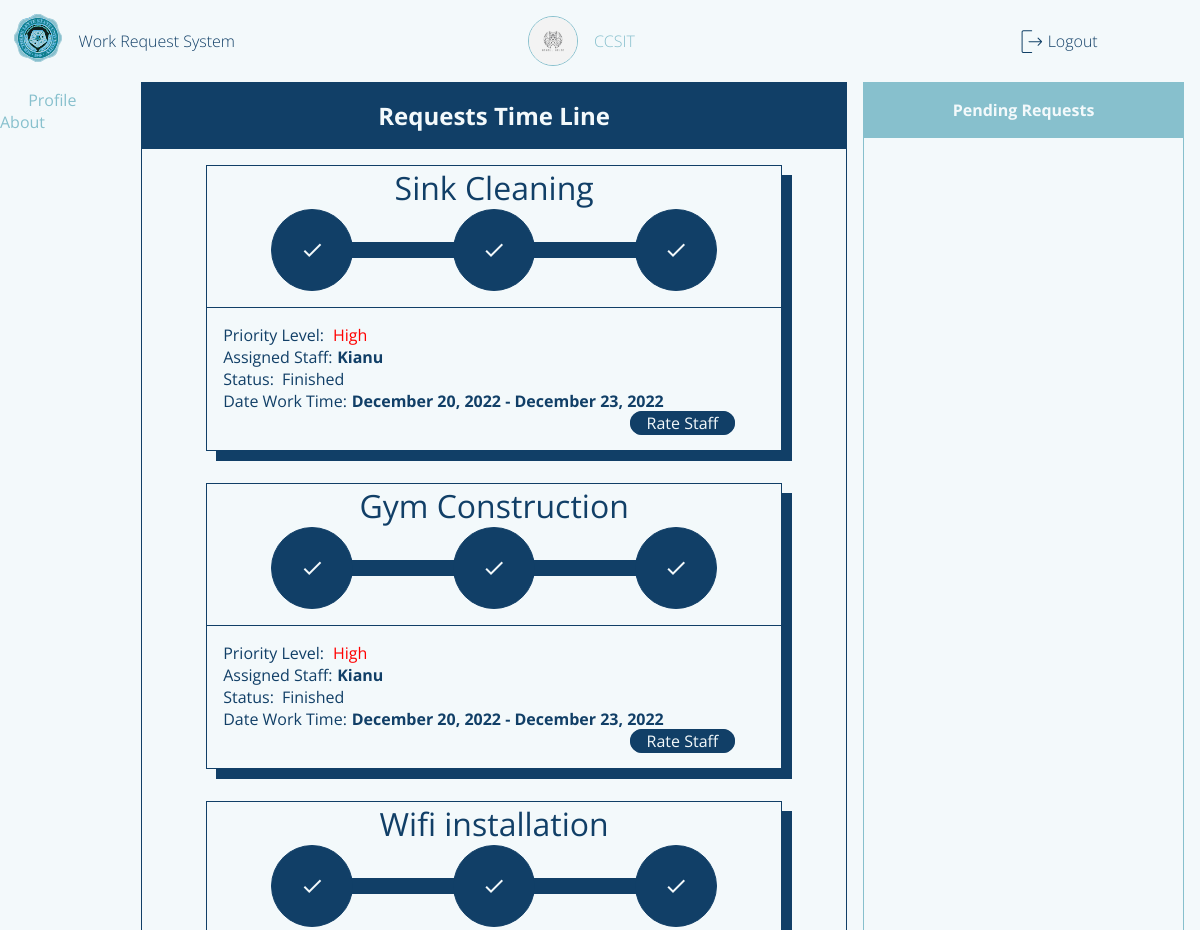
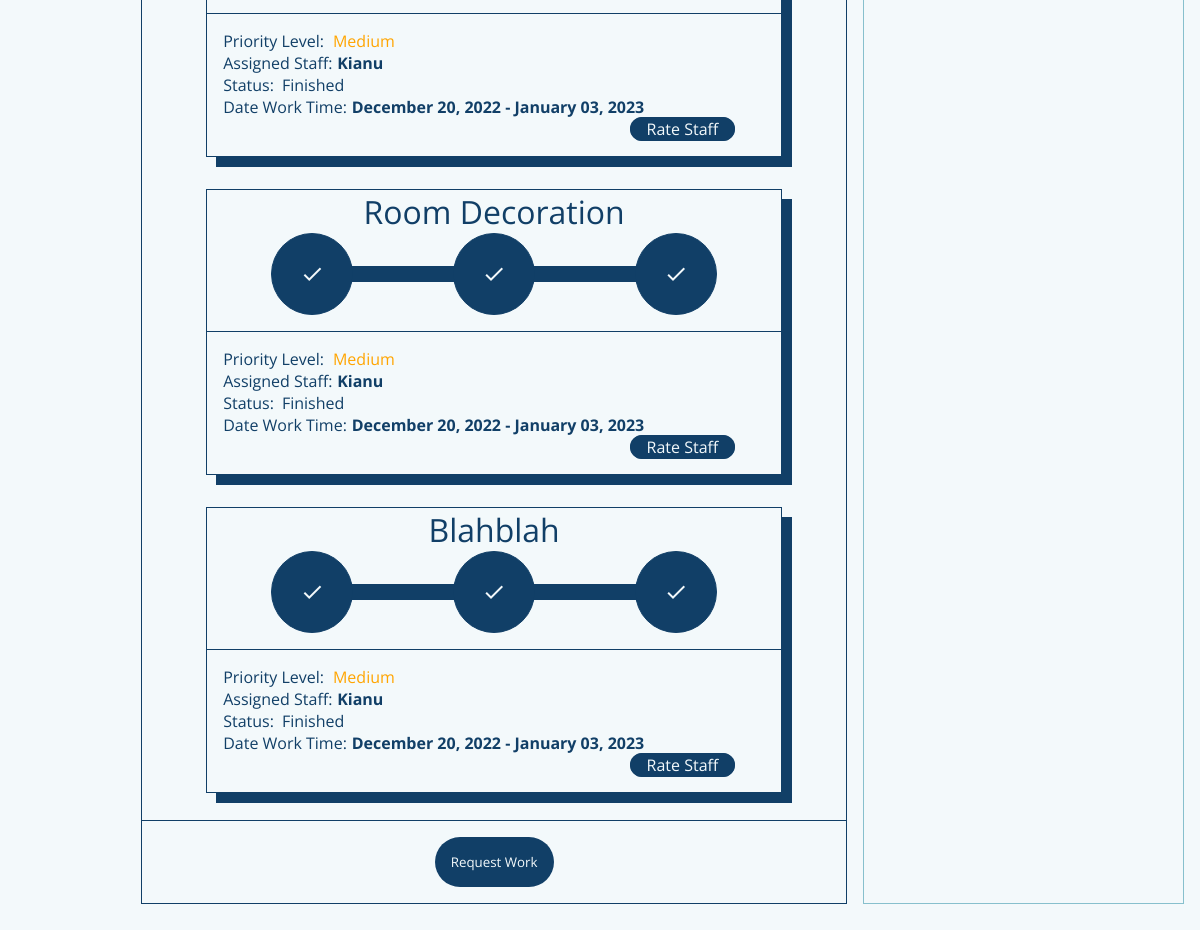
Screenshot of /requestorPage (signed in) with the database file from the repository (2 pictures, top to bottom).
### flaskApp/models.py (models this page shows, shortened)
class User(db.Model, UserMixin):
	__tablename__ = 'user'
	id = db.Column(db.Integer, primary_key=True)
	userName = db.Column(db.String(20), unique=True, nullable=False)
	userType = db.Column(db.String(20), default='Admin')
	passWord = db.Column(db.String(60), nullable=False)
	profilePicture = db.Column(db.String(60), default='dafault.png')
	requestForm = db.relationship('UserRequestForm', backref='user')
	userStaffExtension = db.relationship('StaffExtension', backref='staffExtension', uselist=False)

class UserRequestForm(db.Model):
	__tablename__ = 'userRequestForm'
	id = db.Column(db.Integer, primary_key=True)
	requestorName = db.Column(db.String(500), nullable=False)
	requestTitle = db.Column(db.String(500), nullable=False)
	requestedWork = db.Column(db.String(500), nullable=False)
	roomNumber = db.Column(db.String(20), nullable=False)
	avilabilityOfMaterials = db.Column(db.String(10), nullable=False)
	priorityLevel = db.Column(db.Integer, default=0) # change this to integer in the future 0 - pending 1 - high 2 - medium 3 - low
	status = db.Column(db.String(20), default='Pending')
	dateApproved = db.Column(DateTime, default=datetime.now(), nullable=False)
	dateLimit = db.Column(DateTime, default=datetime.now(), nullable=False)
	requestFormId = db.Column(db.Integer, db.ForeignKey('user.id'))
	requestRating = db.Column(db.Integer, default=0) # this is where a rating will be recorded
	assignedStaff = db.Column(db.Integer, db.ForeignKey('userstaff.id'))

class StaffExtension(db.Model):
	__tablename__ = 'userstaff'
	id = db.Column(db.Integer, primary_key=True)
	staffId = db.Column(db.Integer, db.ForeignKey('user.id'), unique=True)
	staffName = db.Column(db.String(20), nullable=False)
	staffAge = db.Column(db.String(20), nullable=False)
	staffGender = db.Column(db.String(20), nullable=False)
	staffOccupation = db.Column(db.String(20), nullable=False)
	staffRating = db.Column(db.Integer, default=0)
	staffComments = db.relationship('StaffExtensionComment', backref='staffComment')
	staffAssignment = db.relationship('UserRequestForm', backref='staffAssignment') # one to many relationship

### flaskApp/routes.py (the view, shortened to what this page needs)
@app.route('/requestorPage', methods=['GET', 'POST'])
def requestorPage():
	if current_user.is_authenticated == False:
		return redirect(url_for('loginPage'))
	form = WorkRequestForm()
	user = User.query.filter_by(userName=current_user.userName).first()
	countRequests = UserRequestForm.query.filter_by(requestorName=current_user.userName).count()
	userRequestForms = UserRequestForm.query.filter_by(requestFormId=user.id).order_by(UserRequestForm.priorityLevel)
	profileImage = url_for('static', filename='profilePic/'+current_user.profilePicture)
	return render_template('requestorDashboard.html', title='Requestor Page', user=current_user.userName, form=form, userForm=userRequestForms, count=countRequests, profileImage=profileImage)

### flaskApp/models.py (called while the page is built)
@loginManager.user_loader
def loadUser(userId):
	return User.query.get(int(userId))

### flaskApp/templates/requestorDashboard.html (shortened to what this page needs)
{% extends "layout.html" %}
{% block content %}
	<section class="content-main">
		<div class="content-main-head">
			Requests Time Line
		</div>
		<div class="content-main-body">
			{% for userForms in userForm %}
			{% if userForms.status != 'Pending' %}
				<div class="content-main-body-requests">
					<header>
						{{ userForms.requestTitle }}
					</header>
					<main>
						<body onload="progress()">
								{% if userForms.status == 'Approved' %}
								<ul class="progress">
									<li class="approved material-icons" value="0%">check</li>
									<li class="ongoing material-icons">close</li>
									<li class="finished material-icons">close</li>
									<div class="progress-bar"></div>
								</ul>
								{% elif userForms.status == 'Finished'%}
								<ul class="progress">
									<li class="approved material-icons" value="90%">check</li>
									<li class="ongoing material-icons">close</li>
									<li class="finished material-icons">close</li>
								</ul>
								{% endif %}
						</body>
					</main>
					<footer>
						{% if userForms.priorityLevel == 1  %}
							<span>Priority Level: <i style="color:red;">High</i></span>
						{% elif userForms.priorityLevel == 2  %}
							<span>Priority Level: <i style="color:orange;">Medium</i></span>
						{% elif userForms.priorityLevel == 3  %}
							<span>Priority Level: <i style="color:green;">Low</i></span>
						{% endif %}
						<span class="assigned-staff">
							<p>Assigned Staff: </p>
							<i style="font-weight: bold;">{{userForms.staffAssignment.staffName}}</i>
						</span>
						<span class="status">
							<p>Status: </p>
							{% if userForms.status == 'Semi Final' %}
								<p id="status" style="color: gray;">Waiting For Confirmation</p>
							{% else %}
								<p id="status">{{ userForms.status }}</p>
							{% endif %}
						</span>
						<span class="dateApp">
							<p>Date Work Time: </p>
							<p id="status" style="font-weight: bold;">{{ userForms.dateApproved.strftime("%B %d, %Y") }} - {{ userForms.dateLimit.strftime("%B %d, %Y") }}</p>
						</span>
						{% if userForms.status == 'Finished'%}
							<span class="rate-btn">
								<a href="{{ url_for('rateStaff', reqId=userForms.id, idNum=userForms.staffAssignment.id) }}">Rate Staff</a>
							</span>
						{% endif %}
					</footer>
				</div>
			{% endif %}
			{% endfor %}
		</div>
		<div class="content-main-foot">
			<button class="request-work-btn">Request Work</button>
		</div>
	</section>
	<section class="content-side-left">
		<span class="content-side-left-profile">
			<i class="material-icons content-side-left-icon">person</i>
			<a href="{{ url_for('profilePage') }}">Profile</a>
		</span>
		<span class="content-side-about">
			<i class="material-icons content-side-left-icon">help</i>
			<a href="">About</a>
		</span>
	</section>
	<section class="content-side-right">
		<header>Pending Requests</header>
		<main>
		</main>
	</section>
	<section class="content-foot">
	</section>
{% endblock content %}

### flaskApp/templates/layout.html (shortened to what this page needs)
<!DOCTYPE html>
<html>
<head>
    {% if title == 'Login Page'%}
    	<link rel="stylesheet" type="text/css" href="{{ url_for('static', filename='login.css') }}">
    {% elif title == 'Admin Page'%}
    	<link rel="stylesheet" type="text/css" href="{{ url_for('static', filename='adminDashboard.css') }}">
    {% elif title == 'Requestor Page'%}
        <link rel="stylesheet" type="text/css" href="{{ url_for('static', filename='requestorDashboard.css') }}">
    {% elif title == 'Staff Page'%}
        <link rel="stylesheet" type="text/css" href="{{ url_for('static', filename='staffDashboard.css') }}">
    {% elif title == 'Admin Approval Page'%}
        <link rel="stylesheet" type="text/css" href="{{ url_for('static', filename='adminApproval.css') }}">
    {% elif title == 'Staff Ongoing Page'%}
        <link rel="stylesheet" type="text/css" href="{{ url_for('static', filename='staffOngoing.css') }}">
    {% elif title == 'Profile Page'%}
        <link rel="stylesheet" type="text/css" href="{{ url_for('static', filename='profilePage.css') }}">
     {% elif title == 'Rate Staff'%}
        <link rel="stylesheet" type="text/css" href="{{ url_for('static', filename='rateStaff.css') }}">
    {% endif%}
</head>
<body>
	<div class="container">
        {% if title != 'Login Page'%}
        <header class="content-header">
            <div class="img-box">
                <img class="logo_slsu" src="{{ url_for('static', filename='img/logo_slsu.svg') }}">
            </div>
            {% if title == 'Admin Page'%}
                <section class="header-title">
                    <a href="{{ url_for('adminPage') }}">Work Request System</a>
                </section>
                <section class="header-user">
                    <img class='profile-picture'src="{{ profileImage }}">
                    <a href="{{ url_for('profilePage') }}">{{ user }}</a>
                </section>
            {% elif title == 'Requestor Page' %}
                <section class="header-title">
                    <a href="{{ url_for('requestorPage') }}">Work Request System</a>
                </section>
                <section class="header-user">
                <img class='profile-picture'src="{{ profileImage }}">
                    <a href="{{ url_for('profilePage') }}">{{ user }}</a>
                </section>
            {% endif %}
            <div class="header-profile">
                {% if current_user.is_authenticated == True %}
                <img src="{{ url_for('static', filename='img/logout.svg') }}">
                <a href="{{ url_for('logout') }}">Logout</a>
                {% endif %}
            </div>
        </header>
        {% endif%}
		{% block content %}{% endblock content %}
	</div>
</body>
</html>

### flaskApp/static/requestorDashboard.css (style rules this page uses)
body { background: var(--white); }
.container { margin: 0; display: grid; height: 100vh; grid-template-columns: 0.2fr 1fr 0.5fr; grid-template-rows: 0fr 1fr 0.02fr; grid-template-areas: 'h h h' 'l m r' 'f f f'; }
.content-header { grid-area: h; display: flex; flex-direction: row; align-items: center; padding: var(--fn-small); }
.img-box { flex-grow: 0; }
.header-title { flex-grow: 0; margin-left: 1rem; }
.header-title a { font-size: var(--fn-regular); font-weight: lighter; color: var(--blue); }
.header-user { flex-grow: 1; font-size: var(--fn-regular); font-weight: lighter; color: var(--blue); }
.header-profile { flex-grow: 0.3; }
.header-profile a { font-size: var(--fn-regular); font-weight: lighter; color: var(--blue); }
.content-main { grid-area: m; display: flex; flex-direction: column; border: 1px solid var(--blue); }
.content-main-head { flex-grow: 0; font-size: var(--fn-medium); text-align: center; color: var(--white); background-color: var(--blue); border-bottom: 1px solid var(--blue); padding: 1rem 0rem 1rem 0rem; font-weight: lighter; font-weight: bold; }
.content-main-body { flex-grow: 1; display: flex; flex-direction: column; overflow: scroll; height: 1rem; padding: 1rem; }
.dateApp { display: flex; flex-direction: row; }
.dateApp p:nth-child(2) { margin-left: 0.3rem; }
.content-main-body-requests { margin-bottom: 1rem; display: flex; flex-direction: column; border: 1px solid var(--blue); box-shadow: 10px 10px var(--blue); margin: 0rem 3rem 2rem 3rem }
.content-main-body-requests header { text-align: center; font-size: var(--fn-large); color: var(--blue); }
.content-main-body-requests main { display: flex; flex-direction: row; position: relative; margin: 0rem 4rem 1rem 4rem; }
.content-main-body-requests main ul { display: flex; flex-direction: row; list-style: none; justify-content: space-between; margin: 0; padding: 0; width: 100%; }
.content-main-body-requests main ul li:first-child { background: var(--blue); border: 1px solid var(--blue); color: var(--white); }
.content-main-body-requests main ul li { width: 5rem; height: 5rem; background: var(--white); border: 1px solid var(--blue); color: var(--blue); display: flex; justify-content: center; align-items: center; z-index: 100; border-radius: 50%; }
.content-main-body-requests footer { border-top: 1px solid var(--blue); padding: 1rem 1rem 1rem 1rem; color: var(--blue); }
.content-main-body-requests footer span i { margin-left: 0.3rem; }
.assigned-staff, .status { display: flex; flex-direction: row; }
.assigned-staff a, .status p:nth-child(2) { margin-left: 0.5rem; }
.rate-btn { border: 1px solid var(--blue); padding: 0rem 1rem 0rem 1rem; margin-left: 75%; border-radius: 1rem; background-color: var(--blue); }
.rate-btn a { color: var(--white); }
.content-main-foot { flex-grow: 0; }
.content-side-left { grid-area: l; }
.content-side-right { grid-area: r; color: var(--blue); border: 1px solid var(--blueGreen); margin-left: 1rem; margin-right: 1rem; display: flex; flex-direction: column; }
.content-side-right header { border-bottom: 1px solid var(--blueGreen); text-align: center; padding: 1rem 0rem 1rem 0rem; flex-grow: 0; background: var(--blueGreen); color: var(--white); font-weight: bold; }
.content-side-right main { flex-grow: 1; display: flex; flex-direction: column; overflow: scroll; height: 1rem; }
.content-main-foot { padding: 1rem; border-top: 1px solid var(--blue); text-align: center; }
.request-work-btn { border: none; padding: 1rem; background: var(--blue); color: var(--white); border-radius: 2rem; cursor: pointer; }
.content-foot { grid-area: f; }

### rows the page displays
User: userName "CCSIT"
UserRequestForm: requestTitle "Sink Cleaning", shows "check", shows "Priority Level:", priorityLevel "High", staffAssignment.staffName "Kianu", status "Finished", dateApproved "December 20, 2022", dateLimit "December 23, 2022"
UserRequestForm: requestTitle "Gym Construction", shows "check", shows "Priority Level:", priorityLevel "High", staffAssignment.staffName "Kianu", status "Finished", dateApproved "December 20, 2022", dateLimit "December 23, 2022"
UserRequestForm: requestTitle "Wifi installation", shows "check", shows "Priority Level:", priorityLevel "Medium", staffAssignment.staffName "Kianu", status "Finished", dateApproved "December 20, 2022", dateLimit "January 03, 2023"
UserRequestForm: requestTitle "Room Decoration", shows "check", shows "Priority Level:", priorityLevel "Medium", staffAssignment.staffName "Kianu", status "Finished", dateApproved "December 20, 2022", dateLimit "January 03, 2023"
UserRequestForm: requestTitle "Blahblah", shows "check", shows "Priority Level:", priorityLevel "Medium", staffAssignment.staffName "Kianu", status "Finished", dateApproved "December 20, 2022", dateLimit "January 03, 2023"
